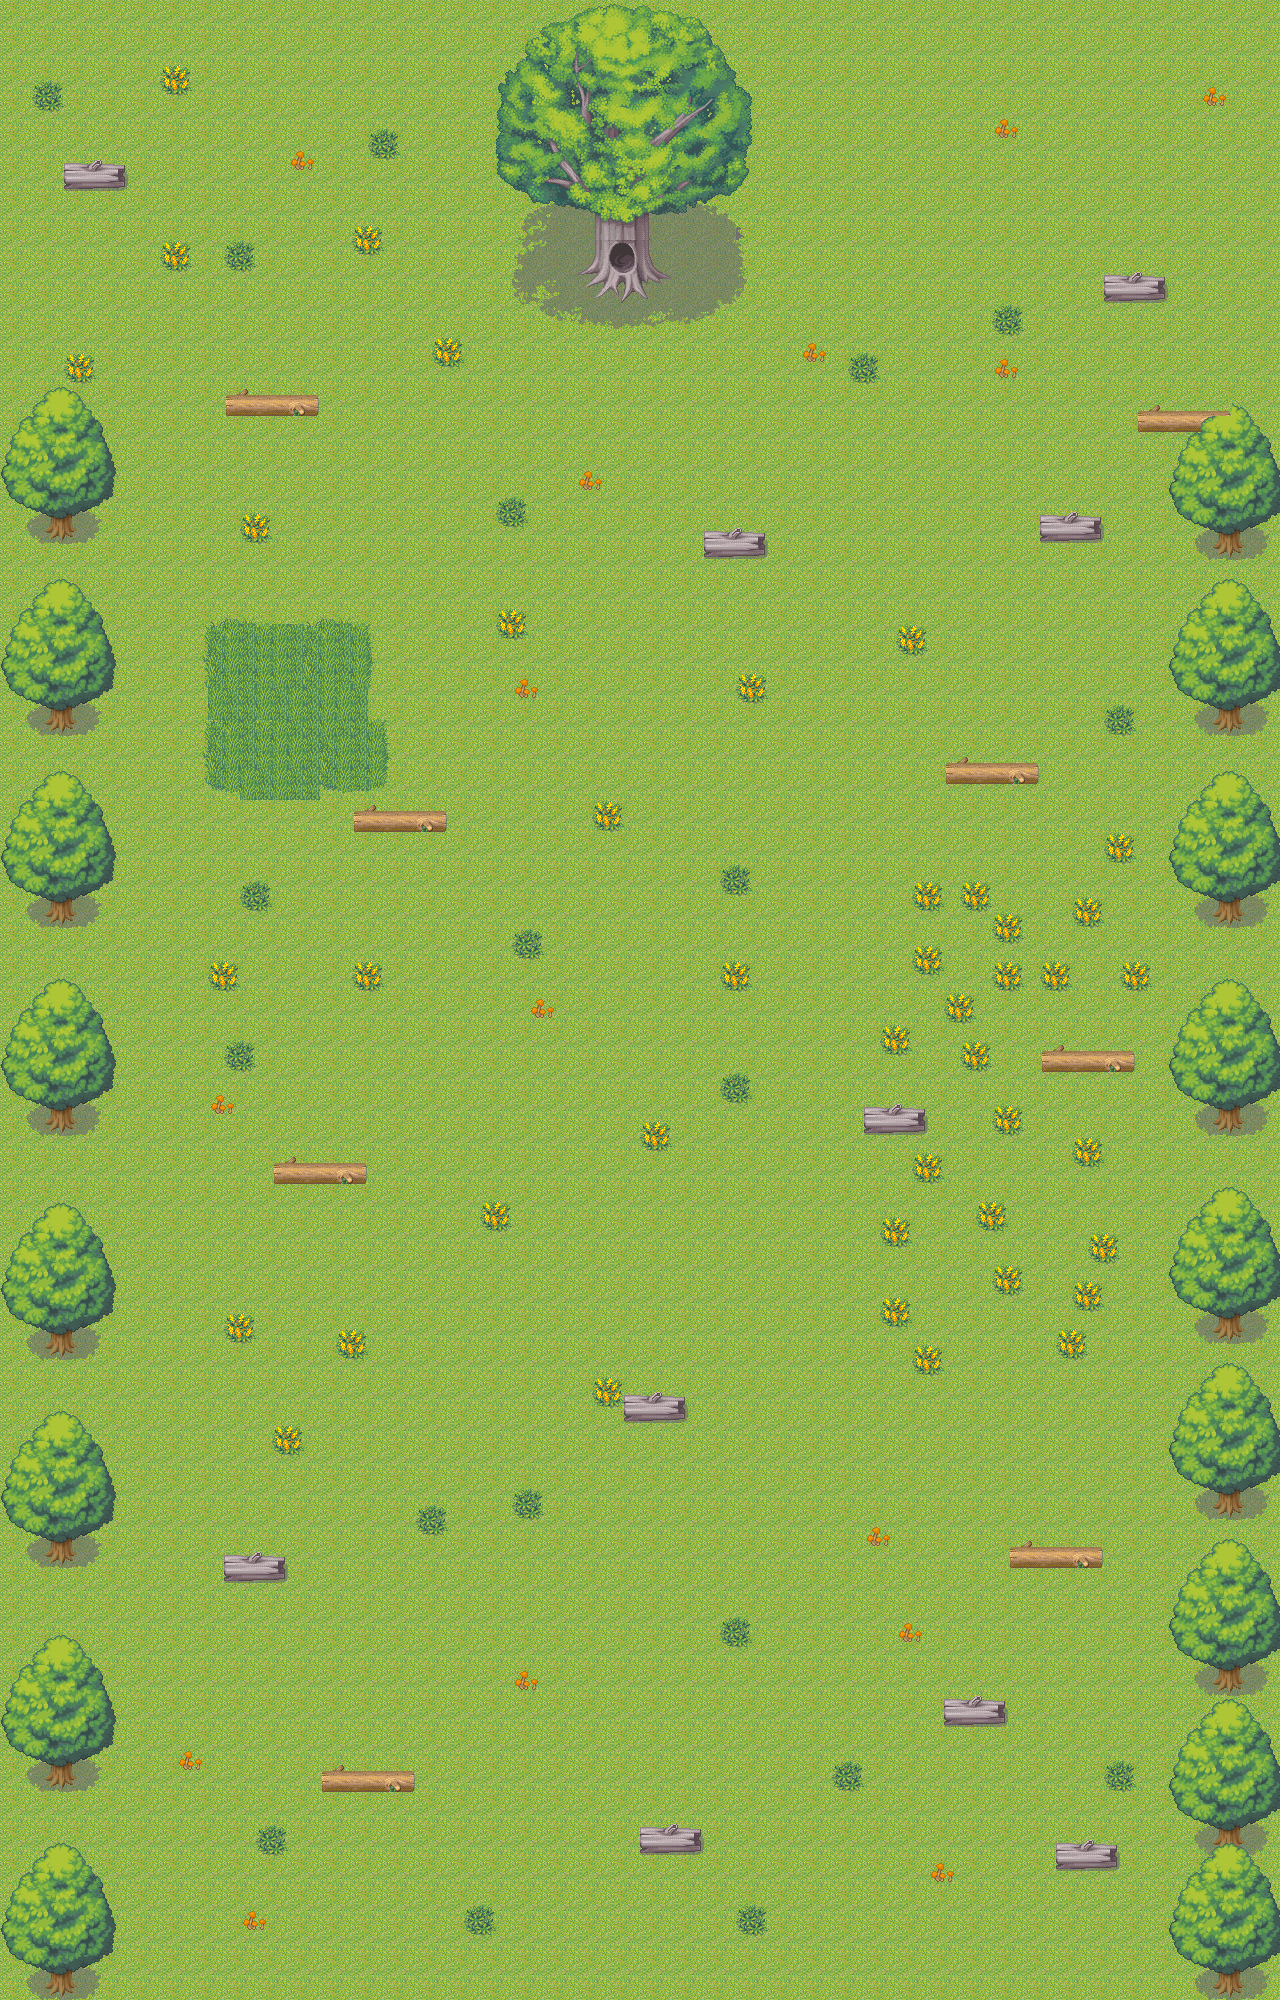

This is a level from a 2D game, rendered from its Tiled map with the project's own tilesets. A one-line summary and the map file follow, with tile-layer data summarised:
An orthogonal 80x125 tile map with 16x16 px tiles, 3 tile layers (Tile Layer 1, Tile Layer 2, Tile Layer 3), 2 tilesets and 37 objects (Success).

<map version="1.0" orientation="orthogonal" renderorder="left-up" width="80" height="125" tilewidth="16" tileheight="16" nextobjectid="38">
 <tileset firstgid="1" name="001-Grassland01" tilewidth="16" tileheight="16" tilecount="576" columns="16">
  <image source="001-Grassland01.png" width="256" height="576" />
 </tileset>
 <tileset firstgid="577" name="002-Woods01" tilewidth="16" tileheight="16" tilecount="800" columns="16">
  <image source="002-Woods01.png" width="256" height="800" />
 </tileset>
 <layer name="Tile Layer 1" width="80" height="125">
  <data>[10000 cells, 10000 non-empty, 4 distinct tile ids]</data>
 </layer>
 <layer name="Tile Layer 2" width="80" height="125">
  <data>[10000 cells, 1033 non-empty, 187 distinct tile ids]</data>
 </layer>
 <layer name="Tile Layer 3" width="80" height="125">
  <data>[10000 cells, 1213 non-empty, 306 distinct tile ids]</data>
 </layer>
 <objectgroup name="Collision">
  <object id="1" x="65" y="175" width="57" height="11" />
  <object id="2" x="706.5" y="541.5" width="57" height="11" />
  <object id="3" x="1041.5" y="533.5" width="57" height="11" />
  <object id="4" x="1105.5" y="288.5" width="57" height="11" />
  <object id="5" x="867.5" y="1120.5" width="57" height="11" />
  <object id="6" x="626.5" y="1409.5" width="57" height="11" />
  <object id="7" x="225.5" y="1569.5" width="57" height="11" />
  <object id="8" x="644.5" y="1841.5" width="57" height="11" />
  <object id="9" x="946.5" y="1711.5" width="57" height="11" />
  <object id="10" x="1058.5" y="1855.5" width="57" height="11" />
  <object id="11" x="226" y="401" width="89" height="12" />
  <object id="12" x="357.5" y="820" width="89" height="12" />
  <object id="13" x="950.5" y="769" width="89" height="12" />
  <object id="14" x="1139.5" y="417" width="89" height="12" />
  <object id="15" x="1044.5" y="1057" width="89" height="12" />
  <object id="16" x="277.5" y="1168" width="89" height="12" />
  <object id="17" x="1013.5" y="1552" width="89" height="12" />
  <object id="18" x="324.5" y="1777" width="89" height="12" />
  <object id="19" x="16" y="689" width="89" height="20" />
  <object id="20" x="13.5" y="492" width="89" height="20" />
  <object id="21" x="14.5" y="881" width="89" height="20" />
  <object id="22" x="11.5" y="1086" width="89" height="20" />
  <object id="23" x="12.5" y="1309" width="89" height="20" />
  <object id="24" x="11.5" y="1520" width="89" height="20" />
  <object id="25" x="13.5" y="1740" width="89" height="20" />
  <object id="26" x="12.5" y="1954" width="89" height="20" />
  <object id="27" x="1185.5" y="508" width="89" height="20" />
  <object id="28" x="1180.5" y="688" width="89" height="20" />
  <object id="29" x="1183.5" y="876" width="89" height="20" />
  <object id="30" x="1183.5" y="1088" width="89" height="20" />
  <object id="31" x="1182.5" y="1291" width="89" height="20" />
  <object id="32" x="1186.5" y="1470" width="89" height="20" />
  <object id="33" x="1185.5" y="1649" width="89" height="20" />
  <object id="34" x="1184.5" y="1804" width="89" height="20" />
  <object id="35" x="1186.5" y="1952" width="89" height="20" />
  <object id="36" name="Success" x="596" y="145" width="55" height="32" visible="0" />
  <object id="37" x="593" y="238" width="61" height="32" />
 </objectgroup>
</map>
